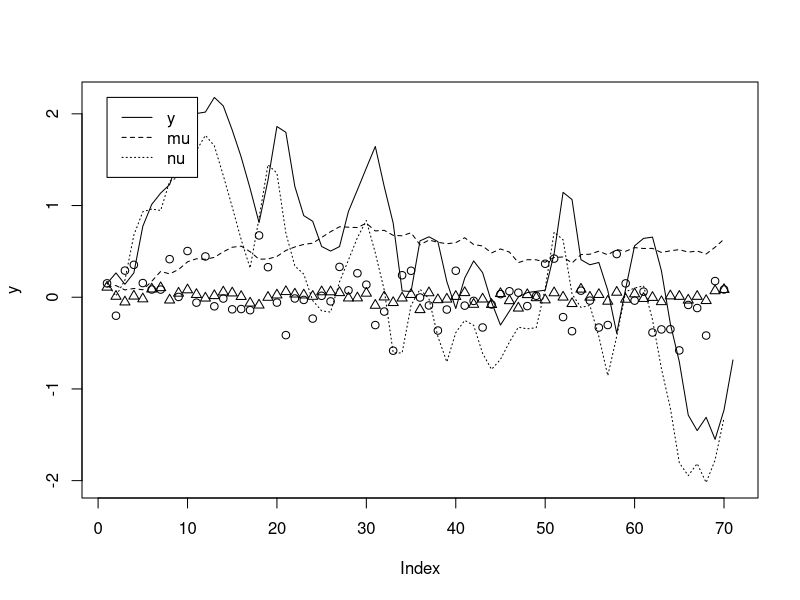

Source code (R):
#rm(list=ls())
y0 <- .15
pi0 <- .0625
pi1 <- .001985
sig.w <- .00269
sig.delta <- .0000383
sig.mu0 <- .0901
sig.mu.delta <- -.00019033
rho <- .8468
theta <- -.574
age <- 27
T2 <- 70
a0 <- 20


delta <- rnorm(1,mean=y0 * sig.mu.delta / sig.mu0,sd=sqrt(sig.delta - sig.mu.delta/sig.mu0))
#delta <- 0
print(delta)
w0 <- y0 - delta
b<-pi0+pi1*(seq(age,T2 + age -1)-a0)/10
xi <- rnorm(T2,sd=sqrt(pi0+pi1*(seq(age,T2 + age -1)-a0)/10))
w <- append(w0,rnorm(T2-1,sd=sqrt(sig.w)))
L <- rbind(rep(0,T2),cbind(diag(T2-1),rep(0,T2-1)))
#L <- cbind(rep(0,T2),rbind(diag(T2-1),rep(0,T2-1)))
mu <- solve(diag(T2)-L) %*% (.1* delta + w)
nu <- solve(diag(T2) - rho* L) %*% (diag(T2) - theta * L) %*% xi
y = append(y0,mu + nu)
plot(y,ylim=range(y,mu,nu),type="n")
lines(y,lty=1)
lines(mu,lty=2)
lines(nu,lty=3)
points(xi,pch=1)
points(w,pch=2)
legend(1,range(y,mu,nu)[2],c("y","mu","nu"),lty=1:3)
print(cov(cbind(xi,w)))
print(y[1])
print(var(y))

#Note; it's a little ambiguous from their paper whether Gottschalk and
#Moffit actually calibrate and report delta and w as age group changes or
#age changes, so whether you get a new one when you go from your 30s to your
#40s, or whether you get a new one every year.  Playing with the parameters,
#if you go with the decade interpretation, so you would have to scale delta
#and w down by .1, then you get really almost entirely transitory earnings
#differences.
